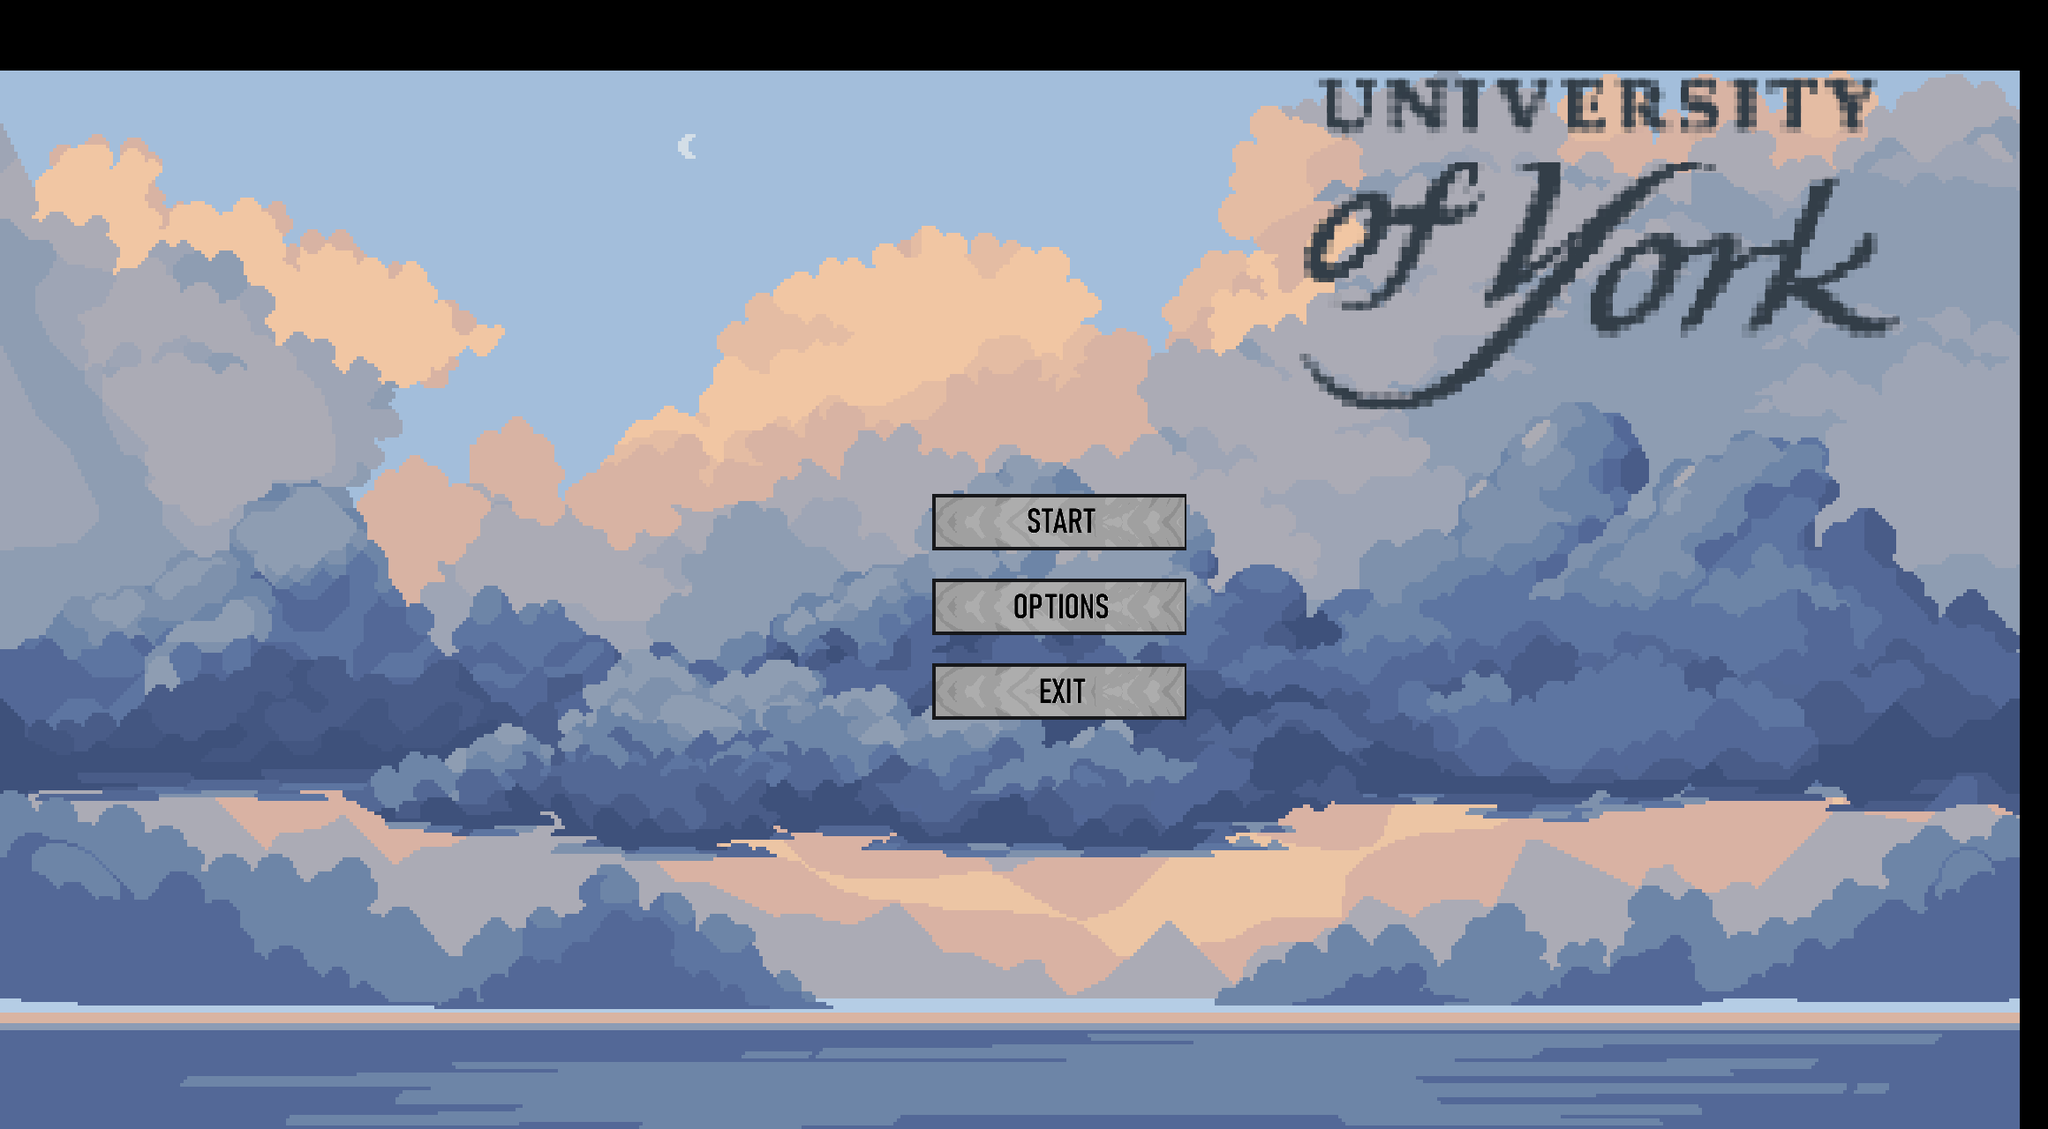

The image is a tile-based game level rendered from a .tmx file. Its description and source (layers, tilesets, objects; grid data summarised) follow:
An orthogonal 145x80 tile map with 16x16 px tiles, 4 tile layers (Tile Layer 1, Univesity Sign, Text Boxes, Text), 5 tilesets and 3 objects (start, options, exit).

<map version="1.10" tiledversion="1.10.2" orientation="orthogonal" renderorder="right-down" width="145" height="80" tilewidth="16" tileheight="16" infinite="0" nextlayerid="6" nextobjectid="8">
 <tileset firstgid="1" source="Teksturi/6.tsx" />
 <tileset firstgid="11665" source="Teksturi/pxArt.tsx" />
 <tileset firstgid="14255" source="Teksturi/box.tsx" />
 <tileset firstgid="14291" source="Teksturi/output-onlinepngtools.tsx" />
 <tileset firstgid="14309" source="Teksturi/EXIT and OPTIONS.tsx" />
 <layer id="1" name="Tile Layer 1" width="145" height="80" offsetx="-32" offsety="0">
  <data>[11600 cells, 10725 non-empty, 10725 distinct tile ids]</data>
 </layer>
 <layer id="2" name="Univesity Sign" width="145" height="80">
  <data>[11600 cells, 1032 non-empty, 1032 distinct tile ids]</data>
 </layer>
 <layer id="3" name="Text Boxes" width="145" height="80">
  <data>[11600 cells, 216 non-empty, 36 distinct tile ids]</data>
 </layer>
 <layer id="4" name="Text" width="145" height="80">
  <data>[11600 cells, 36 non-empty, 36 distinct tile ids]</data>
 </layer>
 <objectgroup id="5" name="button">
  <object id="5" name="start" x="1056" y="560" width="288" height="64" />
  <object id="6" name="options" x="1056" y="656" width="288" height="64" />
  <object id="7" name="exit" x="1056" y="752" width="288" height="64" />
 </objectgroup>
</map>
